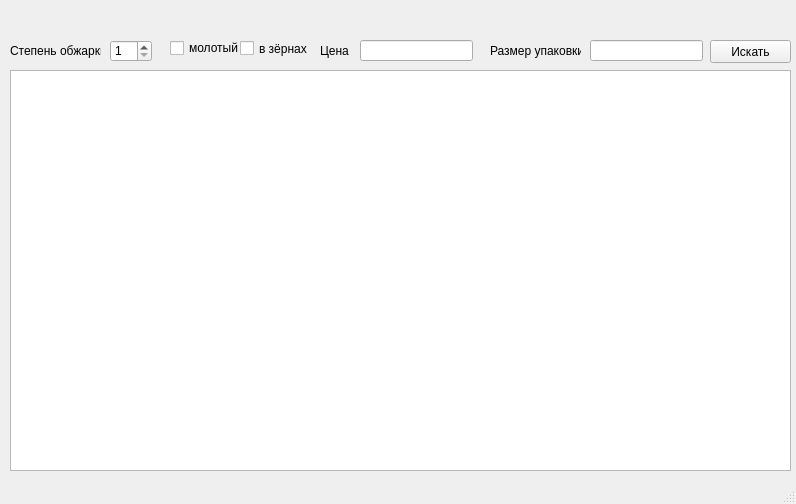
<?xml version="1.0" encoding="UTF-8"?>
<ui version="4.0">
 <class>MainWindow</class>
 <widget class="QMainWindow" name="MainWindow">
  <property name="geometry">
   <rect>
    <x>0</x>
    <y>0</y>
    <width>796</width>
    <height>504</height>
   </rect>
  </property>
  <property name="windowTitle">
   <string>MainWindow</string>
  </property>
  <widget class="QWidget" name="centralwidget">
   <widget class="QTableWidget" name="tableWidget">
    <property name="geometry">
     <rect>
      <x>10</x>
      <y>70</y>
      <width>781</width>
      <height>401</height>
     </rect>
    </property>
   </widget>
   <widget class="QLabel" name="degree_label">
    <property name="geometry">
     <rect>
      <x>10</x>
      <y>40</y>
      <width>91</width>
      <height>21</height>
     </rect>
    </property>
    <property name="text">
     <string>Степень обжарки</string>
    </property>
   </widget>
   <widget class="QSpinBox" name="degree">
    <property name="geometry">
     <rect>
      <x>110</x>
      <y>40</y>
      <width>42</width>
      <height>22</height>
     </rect>
    </property>
    <property name="minimum">
     <number>1</number>
    </property>
    <property name="maximum">
     <number>5</number>
    </property>
   </widget>
   <widget class="QCheckBox" name="ground">
    <property name="geometry">
     <rect>
      <x>170</x>
      <y>40</y>
      <width>81</width>
      <height>16</height>
     </rect>
    </property>
    <property name="text">
     <string>молотый</string>
    </property>
   </widget>
   <widget class="QCheckBox" name="grained">
    <property name="geometry">
     <rect>
      <x>240</x>
      <y>40</y>
      <width>82</width>
      <height>17</height>
     </rect>
    </property>
    <property name="text">
     <string>в зёрнах</string>
    </property>
   </widget>
   <widget class="QLabel" name="price_label">
    <property name="geometry">
     <rect>
      <x>320</x>
      <y>43</y>
      <width>47</width>
      <height>16</height>
     </rect>
    </property>
    <property name="text">
     <string>Цена</string>
    </property>
   </widget>
   <widget class="QLineEdit" name="price">
    <property name="geometry">
     <rect>
      <x>360</x>
      <y>40</y>
      <width>113</width>
      <height>21</height>
     </rect>
    </property>
   </widget>
   <widget class="QLineEdit" name="package_size">
    <property name="geometry">
     <rect>
      <x>590</x>
      <y>40</y>
      <width>113</width>
      <height>21</height>
     </rect>
    </property>
   </widget>
   <widget class="QLabel" name="size_label">
    <property name="geometry">
     <rect>
      <x>490</x>
      <y>43</y>
      <width>91</width>
      <height>16</height>
     </rect>
    </property>
    <property name="text">
     <string>Размер упаковки</string>
    </property>
   </widget>
   <widget class="QPushButton" name="pushButton">
    <property name="geometry">
     <rect>
      <x>710</x>
      <y>40</y>
      <width>81</width>
      <height>23</height>
     </rect>
    </property>
    <property name="text">
     <string>Искать</string>
    </property>
   </widget>
  </widget>
  <widget class="QStatusBar" name="statusbar"/>
 </widget>
 <resources/>
 <connections/>
</ui>
